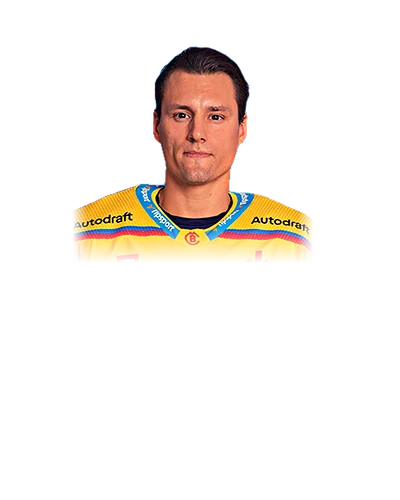
#> input picture docs/fotky/vyrez/ahl-filip-400.webp, 400 x 500 px
$ python -i fotky_hracu.py   (imports and definitions only)
#> lines starting #> are read from the running program, lines starting #| are printed output that depends on the picture
#> further down, picture is the input picture: PIL image 400x500 RGBA; mean R, G, B, A 28.7, 21.1, 12.8, 28.9
"""
Fotky hráčů HC Motor — jednotné zpracování pro web, plachtu i články.

Pro každého hráče ze data/soupiska.json:
  1. stáhne fotku z hcmotor.cz (zkusí několik tvarů názvu souboru),
  2. vyřízne hráče z pozadí (rembg),
  3. najde obličej (OpenCV) a podle něj srovná ořez, aby měli všichni
     hlavu ve stejné výšce a stejně velkou,
  4. upraví barvy (lokální kontrast, jemný grading, doostření),
  5. uloží:
       docs/fotky/vyrez/<slug>.webp      400×400, hlava a ramena, průhledné pozadí
       docs/fotky/portret/<slug>.jpg     400×400, s pozadím (i pro články v CMS)
       docs/fotky/portret/<slug>.webp
       docs/fotky/hraci.json             přehled souborů a varování
       docs/fotky/index.html             kontrolní stránka
       docs/fotky/plachta.html           plachta hráčů (otevřít v prohlížeči)

Nezměněné fotky přeskakuje (scripts/fotky_state.json). --vse přepočítá vše,
--jen slug1,slug2 jen vybrané hráče. Ruční opravy: scripts/fotky_upravy.json.
"""

from __future__ import annotations

import argparse
import hashlib
import io
import json
import re
import sys
import unicodedata
from datetime import datetime, timezone
from pathlib import Path

import numpy as np
import requests
from PIL import Image, ImageEnhance, ImageFilter, ImageOps

ROOT = Path(__file__).resolve().parent.parent
SOUPISKA = ROOT / "data" / "soupiska.json"
UPRAVY = ROOT / "scripts" / "fotky_upravy.json"
STATE = ROOT / "scripts" / "fotky_state.json"
OUT = ROOT / "docs" / "fotky"

FOTO_BASE = "https://hcmotor.cz/foto/hraci"
SOUPISKA_URL = "https://hcmotor.cz/soupiska.asp"

# Zvyš, když se změní postup zpracování → přepočítají se všechny fotky.
VERZE_ZPRACOVANI = 2

# Model pro výřez. "isnet-general-use" má čisté okraje u lidí i dresů.
# Alternativa "u2net_human_seg" je rychlejší, ale hrubší kolem vlasů.
MODEL = "isnet-general-use"

# Klubové fotky na hcmotor.cz mají jen 280×280 px a jsou to hlava a ramena.
# Proto čtverec 400 px (zvětšení kolem 1,4×) a obličej tak velký, aby ramena
# sahala ke spodnímu okraji. Až budou originály ve vysokém rozlišení,
# stačí zvednout VYREZ a PORTRET (třeba na 800).

# Výřez bez pozadí (čtverec): obličej 30 % výšky, jeho střed ve 40 %.
VYREZ_W, VYREZ_H = 400, 400
VYREZ_OBLICEJ = 0.30
VYREZ_STRED_Y = 0.40

# Portrét s pozadím (čtverec): obličej 30 % výšky, střed ve 38 %.
PORTRET = 400
PORTRET_OBLICEJ = 0.30
PORTRET_STRED_Y = 0.38

# Síla barevné úpravy 0–1 (0 = beze změny).
GRADING_SILA = 0.6

# Pod touhle šířkou originálu upozorní, že na velký tisk fotka nestačí.
MIN_SIRKA_TISK = 900

HEADERS = {
    "User-Agent": (
        "Mozilla/5.0 (Windows NT 10.0; Win64; x64) AppleWebKit/537.36 "
        "(KHTML, like Gecko) Chrome/124.0 Safari/537.36"
    )
}


# ---------------------------------------------------------------- pomocné

# [87 lines left out: functions translit, slug_hrace, sezona_text, nacti_json, uloz_json, adresy_ze_soupisky and 2 more, not called in this run]


# ---------------------------------------------------------------- úpravy

_session = None


# [8 lines left out: function vyrez_pozadi, not called in this run]


def krivka(hodnoty: list[float]) -> list[int]:
    """Tónová křivka z 5 bodů (0, 25, 50, 75, 100 %) smíchaná s neutrální podle GRADING_SILA."""
    x = np.linspace(0, 1, len(hodnoty))
    t = np.arange(256) / 255
    y = np.interp(t, x, hodnoty)
    y = GRADING_SILA * y + (1 - GRADING_SILA) * t
    return [int(round(v * 255)) for v in np.clip(y, 0, 1)]


# Stejné křivky jako „Filmový grading“ v ukázce efektů:
# stíny lehce do studena, světla a pleť do tepla.
LUT = (
    krivka([0.02, 0.24, 0.56, 0.86, 1.00])
    + krivka([0.07, 0.27, 0.53, 0.80, 0.96])
    + krivka([0.13, 0.33, 0.50, 0.70, 0.84])
)


# [10 lines left out: function uprav_barvy, not called in this run]


def doostri(img: Image.Image, scale: float = 1.0) -> Image.Image:
    """
    Jemné doostření po změně velikosti. Při zmenšení plná síla, při zvětšení
    slabší a nad 1,6× žádné: zvětšenou fotku doostření nespraví, jen přidá lemy.
    U RGBA nechá průhlednost beze změny.
    """
#> called with scale = 1
    procent = 60 if scale <= 1.15 else 30 if scale <= 1.6 else 0
    if not procent:
        return img
    f = ImageFilter.UnsharpMask(radius=0.8, percent=procent, threshold=2)
    if img.mode == "RGBA":
        rgb, a = img.convert("RGB"), img.getchannel("A")
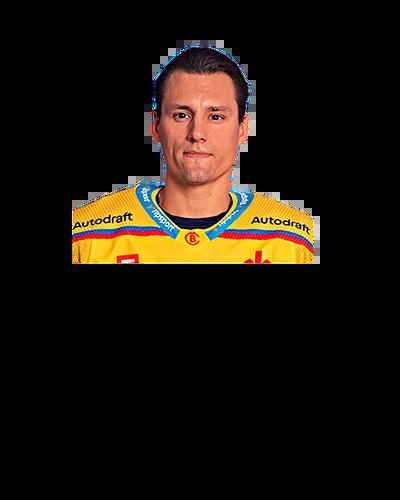
#> rgb: PIL image 400x500 RGB; mean R, G, B 28.7, 21.1, 12.8
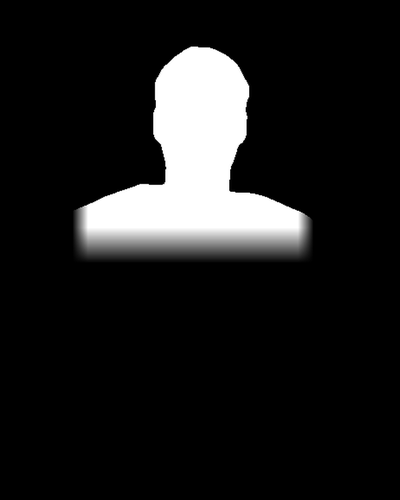
#> a: PIL image 400x500 L; min 0, max 255, mean 28.9
        out = rgb.filter(f).convert("RGBA")
        out.putalpha(a)
        return out
    return img.filter(f)


# ---------------------------------------------------------------- obličej

# [248 lines left out: functions najdi_oblicej, rozpust_rezy, umisti_vyrez, orizni_portret, zpracuj, main, not called in this run]


# ---------------------------------------------------------------- kontrolní stránka

KONTROLA_HTML = """<!DOCTYPE html>
<html lang="cs">
<head>
<meta charset="UTF-8">
<meta name="viewport" content="width=device-width, initial-scale=1.0">
<title>Kontrola fotek hráčů</title>
<link rel="preconnect" href="https://fonts.googleapis.com">
<link rel="preconnect" href="https://fonts.gstatic.com" crossorigin>
<link href="https://fonts.googleapis.com/css2?family=Barlow+Condensed:ital,wght@0,600;0,800;1,800&family=IBM+Plex+Mono:wght@400;500&family=IBM+Plex+Sans:wght@400;600&display=swap" rel="stylesheet">
<style>
  :root{
    --bg:#0d0f12; --panel:#161a1f; --panel-2:#1e242b; --border:#2a323b;
    --text:#e8ebee; --muted:#8a94a0; --accent:#3fa9f5; --warn:#f5a83f; --bad:#e5534b;
    --gk:#f5a83f; --def:#3fa9f5; --fwd:#e5534b;
    --sans:'IBM Plex Sans', system-ui, sans-serif;
    --mono:'IBM Plex Mono', ui-monospace, monospace;
    --cond:'Barlow Condensed', 'Arial Narrow', sans-serif;
    color-scheme:dark;
  }
  *{box-sizing:border-box;}
  body{margin:0; background:var(--bg); color:var(--text); font:14px/1.4 var(--sans);
       padding:24px max(16px, env(safe-area-inset-right, 0px)) 60px max(16px, env(safe-area-inset-left, 0px));}
  .wrap{max-width:1180px; margin:0 auto;}
  h1{font-size:20px; margin:0; font-weight:600;}
  .sub{font:12px var(--mono); color:var(--muted); margin-top:4px;}
  .bar{display:flex; gap:10px; align-items:center; flex-wrap:wrap; margin:18px 0;}
  .pill{font:12px var(--mono); padding:6px 10px; border-radius:20px; background:var(--panel); border:1px solid var(--border);}
  .pill b{color:var(--text);}
  .pill.warn{border-color:var(--warn); color:var(--warn);}
  .bar button{font:500 13px var(--sans); background:var(--panel-2); color:var(--text); border:1px solid var(--border);
              border-radius:8px; padding:7px 12px; cursor:pointer;}
  .bar button[aria-pressed="true"]{border-color:var(--accent); color:var(--accent);}
  .bar button:focus-visible{outline:2px solid var(--accent); outline-offset:2px;}

  .grid{display:grid; grid-template-columns:repeat(auto-fill, minmax(250px, 1fr)); gap:16px;}
  .p{background:var(--panel); border:1px solid var(--border); border-radius:12px; overflow:hidden; min-width:0;}
  .p.G{--pos:var(--gk);} .p.D{--pos:var(--def);} .p.F{--pos:var(--fwd);}

  /* náhled finální karty: výřez + číslo za hráčem */
  .card{position:relative; aspect-ratio:1; overflow:hidden; container-type:inline-size;
        background:radial-gradient(ellipse at 50% 28%, color-mix(in srgb, var(--pos) 55%, #0b0f14) 0%, #0b0f14 72%);}
  .card .num{position:absolute; inset:2% 0 auto; text-align:center; font:800 italic 70cqw/.85 var(--cond);
             color:transparent; -webkit-text-stroke:2px color-mix(in srgb, var(--pos) 70%, #fff); opacity:.55;}
  .card img{position:absolute; inset:0; width:100%; height:100%; object-fit:contain;
            -webkit-mask-image:linear-gradient(to bottom, #000 82%, transparent 100%);
            mask-image:linear-gradient(to bottom, #000 82%, transparent 100%);}
  .card .nm{position:absolute; left:0; right:0; bottom:0; padding:28px 12px 10px;
            background:linear-gradient(to top, rgba(8,11,15,.92), transparent);
            font:800 7.5cqw/1 var(--cond); text-transform:uppercase; color:#fff;}
  .card .nm small{display:block; font:600 4.5cqw/1.2 var(--cond); letter-spacing:.08em; color:var(--pos);}
  .card .none{position:absolute; inset:0; display:grid; place-items:center; font:12px var(--mono); color:var(--muted);}

  .row{display:grid; grid-template-columns:1fr 1fr; gap:1px; background:var(--border);}
  .row figure{margin:0; background:var(--panel-2); position:relative;}
  .row img{display:block; width:100%; aspect-ratio:1; object-fit:cover; object-position:top;}
  .row img.alpha{object-fit:contain; background:repeating-conic-gradient(#2a323b 0 25%, #1e242b 0 50%) 0 0/16px 16px;}
  .row figcaption{position:absolute; left:6px; bottom:6px; font:10px var(--mono); background:rgba(8,11,15,.7); padding:2px 6px; border-radius:4px;}
  .meta{padding:10px 12px 12px; font:11px var(--mono); color:var(--muted); display:flex; flex-direction:column; gap:6px;}
  .meta a{color:var(--accent);}
  .warns{display:flex; flex-direction:column; gap:4px;}
  .warns span{color:var(--warn);}
  .warns span.bad{color:var(--bad);}
  .slug{color:var(--text);}
</style>
</head>
<body>
<div class="wrap">
  <h1>Kontrola fotek hráčů</h1>
  <div class="sub" id="sub"></div>
  <div class="bar" id="bar">
    <span class="pill" id="sum"></span>
    <span class="pill warn" id="wsum"></span>
    <button type="button" id="onlyWarn" aria-pressed="false">Jen s varováním</button>
  </div>
  <div class="grid" id="grid"></div>
</div>
<script>
const DATA = __DATA__;
const POS = {G:'Brankář', D:'Obránce', F:'Útočník'};
const esc = s => String(s ?? '').replace(/[&<>"]/g, c => ({'&':'&amp;','<':'&lt;','>':'&gt;','"':'&quot;'}[c]));
const v = p => p.verze ? '?v=' + p.verze : '';

const grid = document.getElementById('grid');
const withWarn = DATA.filter(p => p.varovani && p.varovani.length).length;
document.getElementById('sum').innerHTML = '<b>' + DATA.filter(p => p.soubory && p.soubory.portret_jpg).length + '</b> / ' + DATA.length + ' zpracováno';
document.getElementById('wsum').textContent = withWarn + ' s varováním';
document.getElementById('sub').textContent = 'Výřez bez pozadí · portrét s pozadím · kliknutím na obrázek otevřeš soubor';

function render(onlyWarn){
  grid.innerHTML = DATA.filter(p => !onlyWarn || (p.varovani && p.varovani.length)).map(p => {
    const f = p.soubory || {};
    const card = f.vyrez
      ? '<img src="' + f.vyrez + v(p) + '" alt="' + esc(p.jmeno) + '" loading="lazy">'
      : '<div class="none">bez výřezu</div>';
    const warns = (p.varovani || []).map(w => '<span class="' + (/nenalezena|selhalo/.test(w) ? 'bad' : '') + '">! ' + esc(w) + '</span>').join('');
    return '<article class="p ' + p.pozice + '">'
      + '<div class="card">' + (p.cislo != null ? '<div class="num">' + p.cislo + '</div>' : '') + card
      + '<div class="nm"><small>' + (p.cislo != null ? '#' + p.cislo + ' · ' : '') + POS[p.pozice] + '</small>' + esc(p.jmeno) + '</div></div>'
      + (!p.zdroj ? '' : '<div class="row">'
      + '<figure>' + (p.zdroj ? '<a href="' + esc(p.zdroj) + '" target="_blank" rel="noopener"><img src="' + esc(p.zdroj) + '" alt="" loading="lazy"></a>' : '') + '<figcaption>originál</figcaption></figure>'
      + '<figure>' + (f.portret_jpg ? '<a href="' + f.portret_jpg + v(p) + '" target="_blank"><img src="' + f.portret_jpg + v(p) + '" alt="" loading="lazy"></a>' : '') + '<figcaption>portrét</figcaption></figure>'
      + '</div>')
      + '<div class="meta"><span class="slug">' + esc(p.slug) + '</span>'
      + (p['originál'] ? '<span>originál ' + p['originál'].join('×') + ' px · obličej: ' + esc(p.oblicej_zdroj) + '</span>' : '')
      + (f.vyrez ? '<span><a href="' + f.vyrez + v(p) + '" target="_blank">výřez</a> · <a href="' + f.portret_webp + v(p) + '" target="_blank">portrét webp</a></span>' : '')
      + (warns ? '<div class="warns">' + warns + '</div>' : '')
      + '</div></article>';
  }).join('');
}
const btn = document.getElementById('onlyWarn');
btn.addEventListener('click', () => {
  const on = btn.getAttribute('aria-pressed') !== 'true';
  btn.setAttribute('aria-pressed', on);
  render(on);
});
render(false);
</script>
</body>
</html>
"""


# ---------------------------------------------------------------- plachta

PLACHTA_HTML = """<!DOCTYPE html>
<html lang="cs">
<head>
<meta charset="UTF-8">
<meta name="viewport" content="width=device-width, initial-scale=1.0">
<title>Soupiska HC Motor __SEZONA__</title>
<link rel="preconnect" href="https://fonts.googleapis.com">
<link rel="preconnect" href="https://fonts.gstatic.com" crossorigin>
<link href="https://fonts.googleapis.com/css2?family=Barlow+Condensed:ital,wght@0,500;0,600;0,700;0,800;1,800&family=IBM+Plex+Mono:wght@400;500&display=swap" rel="stylesheet">
<style>
  /* Plachta: sekce podle pozic, karta = výřez hráče, za hlavou obrys čísla, pod ním jmenovka.
     Barvy z dresu Motoru: žlutá, nebeská modrá z límce, tmavá modrá. */
  :root{
    --night:#08121f;
    --card:#10223a;
    --card-2:#0b182b;
    --ink:#eef3f8;
    --mute:#93a7bd;
    --yellow:#ffd21f;
    --sky:#38b6e8;
    --cond:'Barlow Condensed', 'Arial Narrow', sans-serif;
    --mono:'IBM Plex Mono', ui-monospace, Consolas, monospace;
    color-scheme:dark;
  }
  *{box-sizing:border-box;}
  html{-webkit-text-size-adjust:100%;}
  body{
    margin:0; background:var(--night); color:var(--ink);
    font:14px/1.4 var(--cond);
    padding:28px max(16px, env(safe-area-inset-right, 0px)) 64px max(16px, env(safe-area-inset-left, 0px));
  }
  .wrap{max-width:1240px; margin:0 auto;}

  /* hlavička */
  .top{display:flex; justify-content:space-between; align-items:flex-end; gap:16px 24px; flex-wrap:wrap; margin-bottom:26px;}
  .kicker{font:500 11px/1 var(--mono); letter-spacing:.16em; text-transform:uppercase; color:var(--yellow);}
  h1{margin:8px 0 0; font:800 34px/1 var(--cond); text-transform:uppercase; letter-spacing:.01em;}
  h1 span{color:var(--sky);}
  .sub{margin-top:6px; font:400 12px/1.3 var(--mono); color:var(--mute);}
  .sub b{color:var(--ink); font-weight:500;}

  .tools{display:flex; gap:10px; flex-wrap:wrap; align-items:center;}
  .seg{display:flex; background:var(--card-2); border:1px solid #1d3352; border-radius:8px; padding:3px;}
  .seg button, .print{
    font:600 14px/1 var(--cond); letter-spacing:.06em; text-transform:uppercase;
    color:var(--mute); background:none; border:0; border-radius:6px; padding:8px 12px; cursor:pointer;
  }
  .seg button[aria-pressed="true"]{background:var(--yellow); color:var(--night);}
  .seg button:hover:not([aria-pressed="true"]){color:var(--ink);}
  .print{background:var(--card); border:1px solid #1d3352; color:var(--ink); padding:11px 14px;}
  .print:hover{border-color:var(--yellow);}
  button:focus-visible{outline:2px solid var(--sky); outline-offset:2px;}

  /* sekce */
  .grp + .grp{margin-top:30px;}
  .grp h2{display:flex; align-items:baseline; gap:10px; margin:0 0 12px; font:700 22px/1 var(--cond); text-transform:uppercase; letter-spacing:.05em;}
  .grp h2 em{font:400 12px/1 var(--mono); font-style:normal; color:var(--mute); letter-spacing:0;}
  .grp h2::after{content:""; flex:1; height:2px; align-self:center; background:linear-gradient(90deg, var(--yellow), transparent 70%);}
  .grid{display:grid; grid-template-columns:repeat(auto-fill, minmax(168px, 1fr)); gap:12px;}

  /* karta */
  .pl{background:var(--card-2); color:var(--ink); border-radius:4px; overflow:hidden; container-type:inline-size; min-width:0;}
  .ph{
    position:relative; aspect-ratio:1; overflow:hidden;
    background:
      radial-gradient(circle at 50% 42%, rgba(56,182,232,.28), transparent 62%),
      linear-gradient(180deg, #14304f, var(--card));
  }
  .ph .num{
    position:absolute; right:-3cqw; top:-9cqw;
    font:800 italic 82cqw/1 var(--cond); letter-spacing:-.05em;
    color:transparent; -webkit-text-stroke:1.5px rgba(56,182,232,.5);
    user-select:none;
  }
  .ph img{position:absolute; inset:0; width:100%; height:100%; object-fit:cover; display:block; transition:transform .35s ease; transform-origin:50% 100%;}
  .pl:hover .ph img{transform:scale(1.03);}
  .foto-portret .ph .num{display:none;}
  .ph .none{position:absolute; inset:0; display:grid; place-items:center; font:400 11px var(--mono); color:var(--mute);}

  .nm{border-top:3px solid var(--yellow); padding:6cqw 7cqw 6.5cqw;}
  .fi{display:block; font:600 7cqw/1.05 var(--cond); letter-spacing:.1em; text-transform:uppercase; color:var(--mute); overflow-wrap:anywhere;}
  .la{display:block; margin-top:1.5cqw; font:800 13cqw/.95 var(--cond); text-transform:uppercase; overflow-wrap:anywhere;}
  .mt{display:flex; justify-content:space-between; align-items:baseline; margin-top:4.5cqw; font:500 5.4cqw/1 var(--mono); color:var(--mute); text-transform:uppercase; letter-spacing:.04em;}
  .mt b{font:800 italic 8cqw/1 var(--cond); color:var(--yellow); letter-spacing:0;}

  @media (max-width:420px){
    h1{font-size:28px;}
    .grid{grid-template-columns:repeat(2, minmax(0, 1fr)); gap:10px;}
  }
  @media (prefers-reduced-motion:reduce){ .ph img{transition:none;} }

  /* tisk: A4 na výšku, 8 karet vedle sebe, celá soupiska na jedné stránce */
  @media print{
    @page{size:A4; margin:9mm;}
    body{background:#fff; color:#08121f; padding:0;}
    .tools{display:none;}
    .top{margin-bottom:4mm; padding-top:1mm;}
    h1{font-size:20pt;}
    .sub{color:#555;} .sub b{color:#08121f;}
    .kicker{color:#08121f;}
    .grp + .grp{margin-top:5mm;}
    .grp h2{font-size:12pt; margin-bottom:2.5mm; color:#08121f;}
    .grp h2 em{color:#555;}
    .grid{grid-template-columns:repeat(8, 1fr); gap:2mm;}
    .pl{break-inside:avoid;}
    .pl, .ph, .grp h2::after{-webkit-print-color-adjust:exact; print-color-adjust:exact;}
    .pl:hover .ph img{transform:none;}
  }
</style>
</head>
<body>
<div class="wrap">
  <header class="top">
    <div>
      <div class="kicker">HC Motor České Budějovice</div>
      <h1>Soupiska <span>__SEZONA__</span></h1>
      <div class="sub">A-tým · <b id="count"></b> · stav k __STAV__</div>
    </div>
    <div class="tools">
      <div class="seg" role="group" aria-label="Pozice" id="segPos">
        <button type="button" data-pos="" aria-pressed="true">Všichni</button>
        <button type="button" data-pos="G" aria-pressed="false">Brankáři</button>
        <button type="button" data-pos="D" aria-pressed="false">Obránci</button>
        <button type="button" data-pos="F" aria-pressed="false">Útočníci</button>
      </div>
      <div class="seg" role="group" aria-label="Fotka" id="segFoto">
        <button type="button" data-foto="vyrez" aria-pressed="true">Výřez</button>
        <button type="button" data-foto="portret" aria-pressed="false">Portrét</button>
      </div>
      <button type="button" class="print" id="print">Tisk / PDF</button>
    </div>
  </header>
  <main id="roster"></main>
</div>
<script>
const DATA = __DATA__;
const SKUPINY = [['G', 'Brankáři'], ['D', 'Obránci'], ['F', 'Útočníci']];
const POZICE = {G:'Brankář', D:'Obránce', F:'Útočník'};
const esc = s => String(s ?? '').replace(/[&<>"]/g, c => ({'&':'&amp;','<':'&lt;','>':'&gt;','"':'&quot;'}[c]));
const hraci = DATA.slice().sort((a, b) => (a.cislo ?? 999) - (b.cislo ?? 999));

let stav = {pos:'', foto:'vyrez'};
try { stav.foto = localStorage.getItem('plachta-foto') || 'vyrez'; } catch (e) {}

function karta(p){
  const f = p.soubory || {};
  const v = p.verze ? '?v=' + p.verze : '';
  const src = stav.foto === 'vyrez' && f.vyrez ? f.vyrez : f.portret_jpg;
  const casti = p.jmeno.trim().split(/\\s+/);
  const prijmeni = casti.pop();
  const cislo = p.cislo != null ? p.cislo : '';
  return '<article class="pl">'
    + '<div class="ph">'
    + (cislo !== '' && stav.foto === 'vyrez' && f.vyrez ? '<span class="num" aria-hidden="true">' + cislo + '</span>' : '')
    + (src ? '<img src="' + src + v + '" alt="' + esc(p.jmeno) + '" loading="lazy">' : '<div class="none">bez fotky</div>')
    + '</div>'
    + '<div class="nm"><span class="fi">' + esc(casti.join(' ')) + '</span><span class="la">' + esc(prijmeni) + '</span>'
    + '<div class="mt"><span>' + POZICE[p.pozice] + '</span>' + (cislo !== '' ? '<b>#' + cislo + '</b>' : '') + '</div></div>'
    + '</article>';
}

function vykresli(){
  document.body.classList.toggle('foto-portret', stav.foto === 'portret');
  document.getElementById('roster').innerHTML = SKUPINY
    .filter(([pos]) => !stav.pos || stav.pos === pos)
    .map(([pos, nazev]) => {
      const lide = hraci.filter(p => p.pozice === pos);
      if (!lide.length) return '';
      return '<section class="grp"><h2>' + nazev + '<em>' + lide.length + '</em></h2>'
        + '<div class="grid">' + lide.map(karta).join('') + '</div></section>';
    }).join('');
  document.querySelectorAll('#segPos button').forEach(b => b.setAttribute('aria-pressed', b.dataset.pos === stav.pos));
  document.querySelectorAll('#segFoto button').forEach(b => b.setAttribute('aria-pressed', b.dataset.foto === stav.foto));
}

document.getElementById('count').textContent = hraci.length + ' hráčů';
document.getElementById('segPos').addEventListener('click', e => {
  const b = e.target.closest('button'); if (!b) return;
  stav.pos = b.dataset.pos; vykresli();
});
document.getElementById('segFoto').addEventListener('click', e => {
  const b = e.target.closest('button'); if (!b) return;
  stav.foto = b.dataset.foto;
  try { localStorage.setItem('plachta-foto', stav.foto); } catch (e) {}
  vykresli();
});
document.getElementById('print').addEventListener('click', () => window.print());
vykresli();
</script>
</body>
</html>
"""

# [2 lines not run here, left out]

>>> from PIL import Image
>>> picture = Image.open('../docs/fotky/vyrez/ahl-filip-400.webp')
>>> result = doostri(picture)

$ run again, on docs/fotky/vyrez/bell-parker.webp
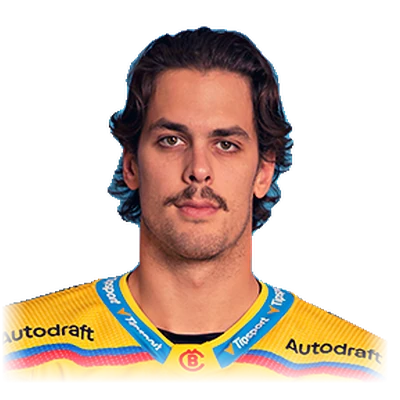
#> input picture docs/fotky/vyrez/bell-parker.webp, 400 x 400 px
#> picture is the input picture: PIL image 400x400 RGBA; mean R, G, B, A 78.4, 58, 40, 100.2
#> in doostri, `rgb, a = img.convert("RGB"), img.getchannel("A")`:
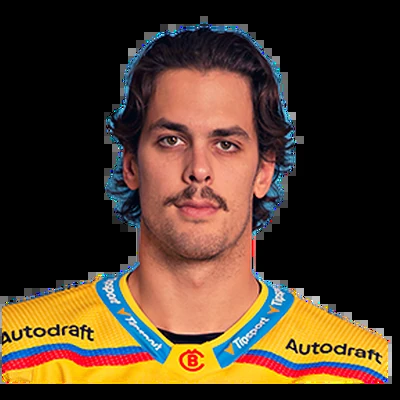
#> rgb: PIL image 400x400 RGB; mean R, G, B 78.4, 58, 40
#> in doostri, `rgb, a = img.convert("RGB"), img.getchannel("A")`:
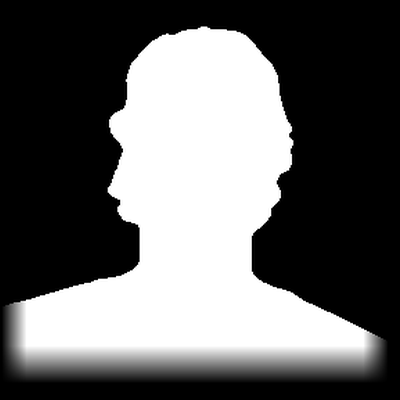
#> a: PIL image 400x400 L; min 0, max 255, mean 100.2
